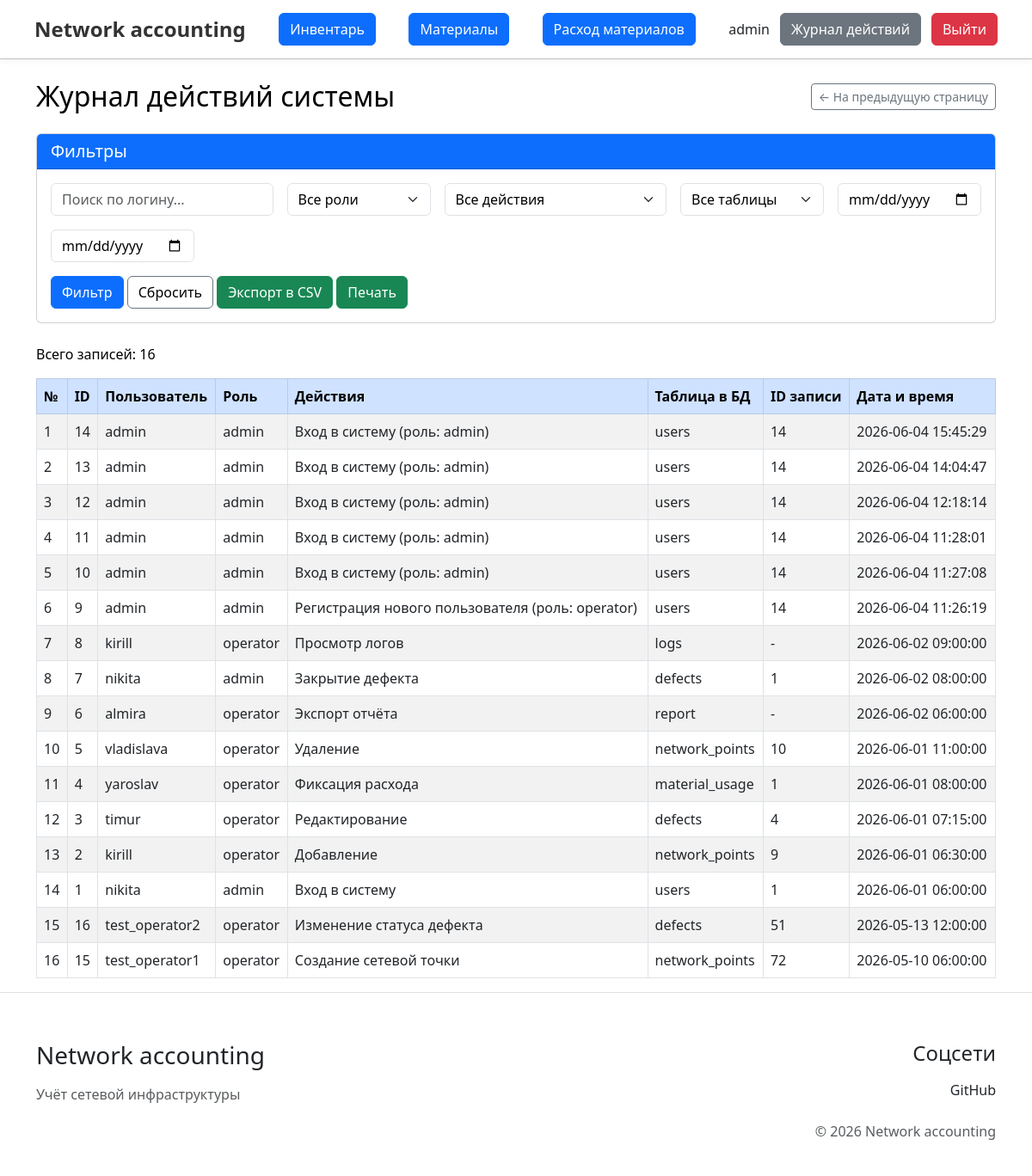
/controllers/logs.php (signed in), run on the app's committed database.
### tables this page shows
CREATE TABLE `logs` (
  `id` int(11) NOT NULL AUTO_INCREMENT,
  `user_id` int(11) DEFAULT NULL,
  `action` varchar(100) DEFAULT NULL,
  `target_table` varchar(50) DEFAULT NULL,
  `target_id` int(11) DEFAULT NULL,
  `created_at` timestamp NULL DEFAULT current_timestamp(),
  PRIMARY KEY (`id`),
  KEY `user_id` (`user_id`),
  CONSTRAINT `logs_ibfk_1` FOREIGN KEY (`user_id`) REFERENCES `users` (`id`) ON DELETE SET NULL
);

CREATE TABLE `users` (
  `id` int(11) NOT NULL AUTO_INCREMENT,
  `login` varchar(50) NOT NULL,
  `password_hash` varchar(255) NOT NULL,
  `role` enum('admin','operator') DEFAULT 'operator',
  PRIMARY KEY (`id`),
  UNIQUE KEY `login` (`login`)
);

### controllers/logs.php (called while the page is built, shortened)
<?php
require '../app/includes/functions.php';
$page = isset($_GET['page']) ? (int)$_GET['page'] : 1;
$perPage = 25;
$filters = [
    'user_login' => isset($_GET['user_login']) ? trim($_GET['user_login']) : '',
    'role' => isset($_GET['role']) ? trim($_GET['role']) : '',
    'action' => isset($_GET['action']) ? trim($_GET['action']) : '',
    'target_table' => isset($_GET['target_table']) ? trim($_GET['target_table']) : '',
    'date_from' => isset($_GET['date_from']) ? trim($_GET['date_from']) : '',
    'date_to' => isset($_GET['date_to']) ? trim($_GET['date_to']) : ''
];
$filters = array_filter($filters, function ($value) {
    return $value !== '' && $value !== null;
});
$result = getAllLogsFiltered($pdo, $page, $perPage, $filters);
$offset = ($page - 1) * $perPage + 1;
include '../app/view/user/logs.php';
?>

### app/includes/functions.php (called while the page is built, shortened)
<?php
function getAllLogsFiltered($pdo, $page = 1, $perPage = 20, $filters = [])
{
    $offset = ($page - 1) * $perPage;
    $where = [];
    $params = [];
    $whereClause = $where ? "WHERE " . implode(" AND ", $where) : "";
    $countSql = "SELECT COUNT(*)
                FROM logs l
                LEFT JOIN users u ON l.user_id = u.id
                $whereClause";
    $countStmt = $pdo->prepare($countSql);
    $countStmt->execute();
    $total = $countStmt->fetchColumn();
    $sql = "SELECT
                l.*,
                u.login,
                u.role
            FROM logs l
            LEFT JOIN users u ON l.user_id = u.id
            $whereClause
            ORDER BY l.created_at DESC
            LIMIT :offset, :perPage";
    $stmt = $pdo->prepare($sql);
    $stmt->bindValue(':offset', $offset, PDO::PARAM_INT);
    $stmt->bindValue(':perPage', $perPage, PDO::PARAM_INT);
    $stmt->execute();
    return [
        'logs' => $stmt->fetchAll(),
        'total' => $total,
        'page' => $page,
        'perPage' => $perPage,
        'totalPages' => ceil($total / $perPage)
    ];
}
?>

### app/view/user/logs.php (the view, shortened to what this page needs)
<?php include '../app/includes/header.php'; ?>
<div class="container mt-4">
    <div class="d-flex justify-content-between align-items-center mb-4">
        <h1 class="h2 mb-0" style="color: #000;">Журнал действий системы</h1>
        <button onclick="history.back()" class="btn btn-sm btn-outline-secondary">
            &larr; На предыдущую страницу
        </button>
    </div>
    <div class="card mb-4">
        <div class="card-header bg-primary text-white">
            <h5 class="mb-0" style="color: #fff;">Фильтры</h5>
        </div>
        <div class="card-body">
            <form method="GET" action="" class="row g-3">
                <div class="col-md-3">
                    <input type="text"
                           name="user_login"
                           class="form-control"
                           placeholder="Поиск по логину..."
                           value="<?= htmlspecialchars($_GET['user_login'] ?? '') ?>"
                           style="color: #000;">
                </div>
                <div class="col-md-2">
                    <select name="role" class="form-select" style="color: #000;">
                        <option value="">Все роли</option>
                    </select>
                </div>
                <div class="col-md-3">
                    <select name="action" class="form-select" style="color: #000;">
                        <option value="">Все действия</option>
                    </select>
                </div>
                <div class="col-md-2">
                    <select name="target_table" class="form-select" style="color: #000;">
                        <option value="">Все таблицы</option>
                    </select>
                </div>
                <div class="col-md-2">
                    <input type="date" name="date_from" class="form-control" style="color: #000;"
                           value="<?= htmlspecialchars($_GET['date_from'] ?? '') ?>">
                </div>
                <div class="col-md-2">
                    <input type="date" name="date_to" class="form-control" style="color: #000;"
                           value="<?= htmlspecialchars($_GET['date_to'] ?? '') ?>">
                </div>
                <div class="col-12">
                    <button type="submit" class="btn btn-primary" style="color: #fff;">Фильтр</button>
                    <a href="?" class="btn btn-outline-secondary" style="color: #000;">Сбросить</a>
                    <a href="../controllers/export_to_csv.php?type=logs" class="btn btn-success">Экспорт в CSV</a>
                    <button type="button" onclick="printDiv('printable-table')" class="btn btn-success">
                        Печать
                    </button>
                </div>
            </form>
        </div>
    </div>
    <?php if (empty($result['logs'])): ?>
        <div class="alert alert-info" style="color: #000;">Журнал действий пуст</div>
    <?php else: ?>
        <p style="color: #000;">Всего записей: <?= $result['total'] ?></p>
        <div class="table-responsive" id="printable-table">
            <table class="table table-bordered table-striped">
                <thead class="table-primary">
                <tr style="color: #000;">
                    <th>№</th>
                    <th>ID</th>
                    <th>Пользователь</th>
                    <th>Роль</th>
                    <th>Действия</th>
                    <th>Таблица в БД</th>
                    <th>ID записи</th>
                    <th>Дата и время</th>
                </tr>
                </thead>
                <tbody>
                <?php foreach ($result['logs'] as $log): ?>
                    <tr style="color: #000;">
                        <td><?= $offset++ ?></td>
                        <td><?= $log['id'] ?></td>
                        <td><?= htmlspecialchars($log['login'] ?? 'Система') ?></td>
                        <td><?= htmlspecialchars($log['role'] ?? '-') ?></td>
                        <td><?= htmlspecialchars($log['action']) ?></td>
                        <td><?= htmlspecialchars($log['target_table'] ?? '-') ?></td>
                        <td><?= htmlspecialchars($log['target_id'] ?? '-') ?></td>
                        <td><?= htmlspecialchars($log['created_at']) ?></td>
                    </tr>
                <?php endforeach; ?>
                </tbody>
            </table>
        </div>
    <?php endif; ?>
</div>
<?php include '../app/includes/footer.php'; ?>

### public/assets/css/style.css (style rules this page uses)
html, body { height: 100%; margin: 0; padding: 0; }
body { display: flex; flex-direction: column; min-height: 100vh; }

### data on the page
logs: id "14", user.login "admin", user.role "admin", action "Вход в систему (роль: admin)", target_table "users", target "14", created_at "2026-06-04 15:45:29"
logs: id "13", user.login "admin", user.role "admin", action "Вход в систему (роль: admin)", target_table "users", target "14", created_at "2026-06-04 14:04:47"
logs: id "12", user.login "admin", user.role "admin", action "Вход в систему (роль: admin)", target_table "users", target "14", created_at "2026-06-04 12:18:14"
logs: id "11", user.login "admin", user.role "admin", action "Вход в систему (роль: admin)", target_table "users", target "14", created_at "2026-06-04 11:28:01"
logs: id "10", user.login "admin", user.role "admin", action "Вход в систему (роль: admin)", target_table "users", target "14", created_at "2026-06-04 11:27:08"
logs: id "9", user.login "admin", user.role "admin", action "Регистрация нового пользователя (роль: operator)", target_table "users", target "14", created_at "2026-06-04 11:26:19"
logs: id "8", user.login "kirill", user.role "operator", action "Просмотр логов", target_table "logs", target "-", created_at "2026-06-02 09:00:00"
logs: id "7", user.login "nikita", user.role "admin", action "Закрытие дефекта", target_table "defects", target "1", created_at "2026-06-02 08:00:00"
logs: id "6", user.login "almira", user.role "operator", action "Экспорт отчёта", target_table "report", target "-", created_at "2026-06-02 06:00:00"
logs: id "5", user.login "vladislava", user.role "operator", action "Удаление", target_table "network_points", target "10", created_at "2026-06-01 11:00:00"
logs: id "4", user.login "yaroslav", user.role "operator", action "Фиксация расхода", target_table "material_usage", target "1", created_at "2026-06-01 08:00:00"
logs: id "3", user.login "timur", user.role "operator", action "Редактирование", target_table "defects", target "4", created_at "2026-06-01 07:15:00"
logs: id "2", user.login "kirill", user.role "operator", action "Добавление", target_table "network_points", target "9", created_at "2026-06-01 06:30:00"
logs: id "1", user.login "nikita", user.role "admin", action "Вход в систему", target_table "users", target "1", created_at "2026-06-01 06:00:00"
logs: id "16", user.login "test_operator2", user.role "operator", action "Изменение статуса дефекта", target_table "defects", target "51", created_at "2026-05-13 12:00:00"
logs: id "15", user.login "test_operator1", user.role "operator", action "Создание сетевой точки", target_table "network_points", target "72", created_at "2026-05-10 06:00:00"

### other printed values
$_SESSION['user_info']['login'] "admin"
$result['total'] "16"
